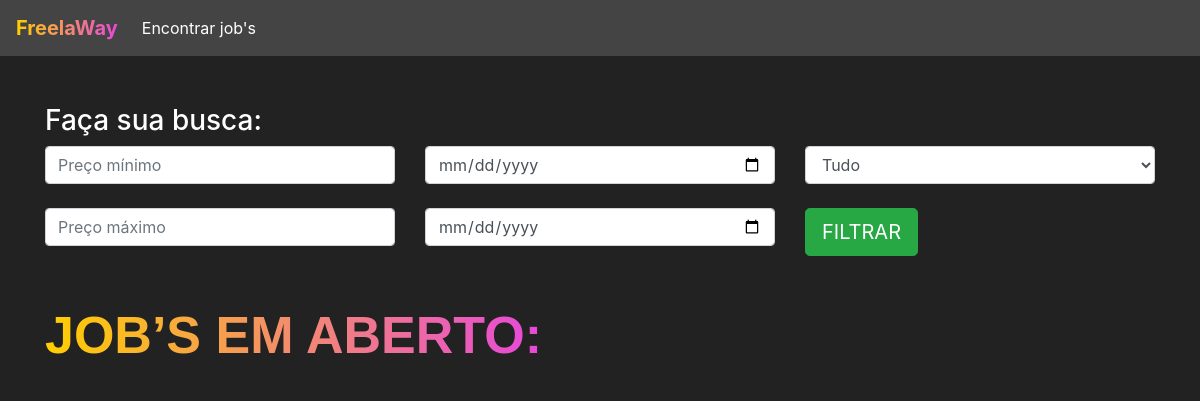
/jobs/encontrar_jobs/ (signed in), run on an earlier commit of the app's database.
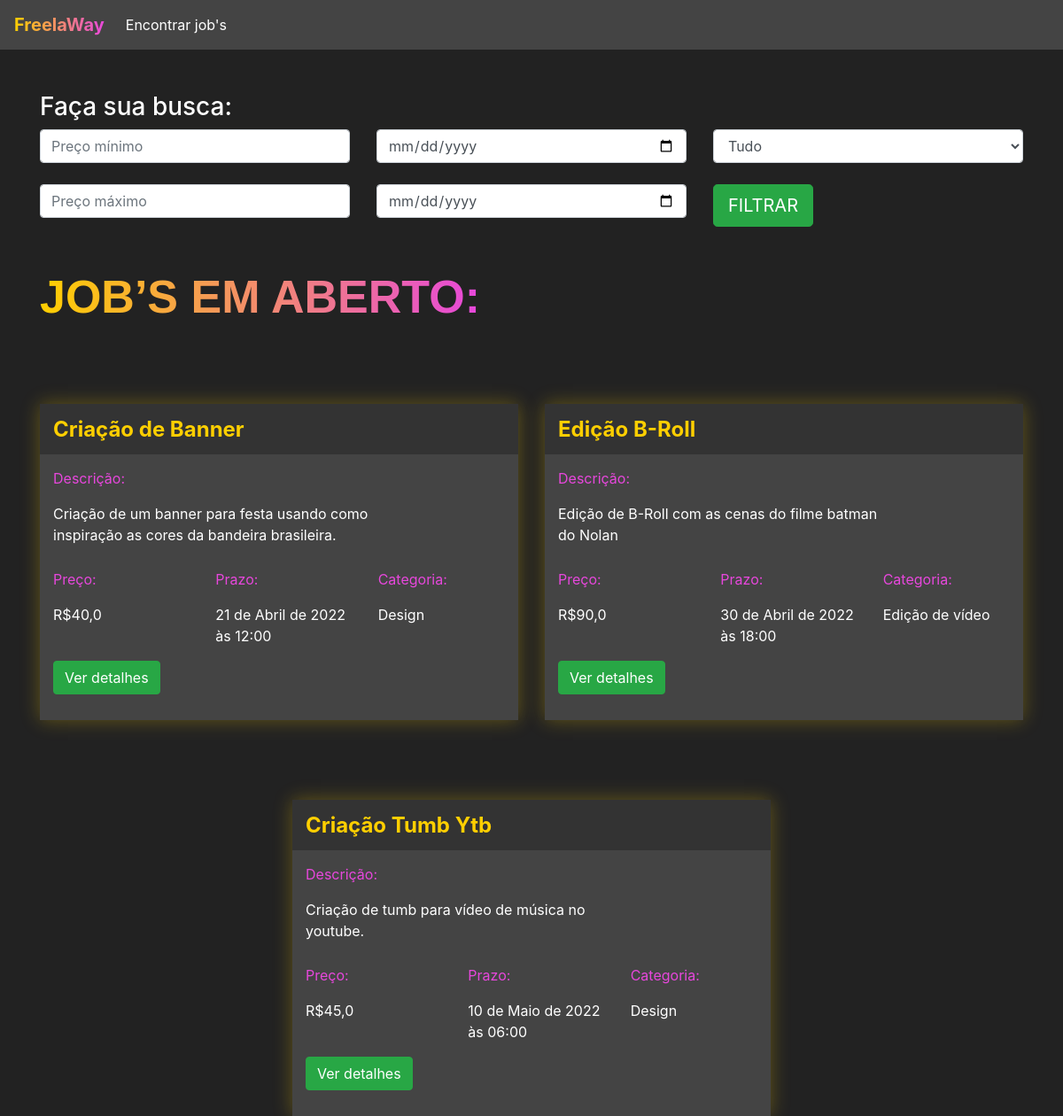
And on a later commit of the database.
### jobs/models.py (models this page shows, shortened)
class Jobs(models.Model):
    categoria_choices = (('D', 'Design'),
                         ('EV', 'Edição de Vídeo'))
    status_choices = (('C', 'Em criação'),
                      ('AA', 'Aguardando aprovação'),
                      ('F', 'Finalizado'))
    titulo = models.CharField(max_length=200)
    descricao = models.TextField()
    categoria = models.CharField(max_length=2, choices=categoria_choices, default="D")
    prazo_entrega = models.DateTimeField()
    preco = models.FloatField()
    referencias = models.ManyToManyField(Referencias)
    profissional = models.ForeignKey(User, on_delete=models.DO_NOTHING, null=True, blank=True)
    reservado = models.BooleanField(default=False)
    status = models.CharField(max_length=2, choices=status_choices, default='AA')

### jobs/views.py (the view)
# urls.py: path('encontrar_jobs/', views.encontrar_jobs, name="encontrar_jobs")
def encontrar_jobs(request):
    if request.method == "GET":
        preco_minimo = request.GET.get('preco_minimo')
        preco_maximo = request.GET.get('preco_maximo')
        prazo_minimo = request.GET.get('prazo_minimo')
        prazo_maximo = request.GET.get('prazo_maximo')
        categoria = request.GET.get('categoria')
        if preco_minimo or preco_maximo or prazo_minimo or prazo_maximo or categoria:
            if not preco_minimo:
                preco_minimo = 0
            if not preco_maximo:
                preco_maximo = 999999
            if not prazo_minimo:
                prazo_minimo = datetime(year=1900, month=1, day=1)
            if not prazo_maximo:
                prazo_maximo = datetime(year=3000, month=1, day=1)
            if categoria == 'D':
                categoria = ['D']
            elif categoria == 'EV':
                categoria = ['EV']
            jobs = Jobs.objects.filter(preco__gte=preco_minimo) \
                .filter(preco__lte=preco_maximo) \
                .filter(prazo_entrega__gte=prazo_minimo) \
                .filter(prazo_entrega__lte=prazo_maximo) \
                .filter(categoria__in=categoria)\
                .filter(reservado=False)
        else:
            jobs = Jobs.objects.filter(reservado=False)
        return render(request, 'encontrar_jobs.html', {'jobs': jobs})

### jobs/templates/encontrar_jobs.html (shortened to what this page needs)
{% extends 'base.html' %}
{% load static %}
{% block 'head' %}
<link rel="stylesheet" href="{% static 'jobs/css/encontrar_jobs.css' %}">
{% endblock %}
{% block 'body' %}
<div class="container">
    <br>
    <br>
    <h3>Faça sua busca:</h3>
    <div class="row">
        <div class="col-sm">
            <form action="{% url 'encontrar_jobs' %}" method="GET">
                <input type="text" class="form-control" placeholder="Preço mínimo" name="preco_minimo">
                <br>
                <input type="text" class="form-control" placeholder="Preço máximo" name="preco_maximo">
        </div>
        <div class="col-sm">
            <input type="date" class="form-control" name="prazo_minimo">
            <br>
            <input type="date" class="form-control" name="prazo_maximo">
        </div>
        <div class="col-sm">
            <select class="form-control" name="categoria">
                <option value="">Tudo</option>
            </select>
            <br>
            <input type="submit" class="btn btn-success btn-lg" value="FILTRAR">
        </div>
    </div>
    <br>
    <br>
    <h2 class="titulo">JOB’S EM ABERTO:</h2>
    <div class="row justify-content-around">
        {% for job in jobs %}
        <div class="col-6 row-card">
            <div class="card-job">
                <div class="header-job">
                    <h4 class="titulo-job">{{job.titulo}}</h4>
                </div>
                <div class="body-job">
                    <p class="titulo-body">Descrição:</p>
                    <div style="width: 70%">
                        <p>{{job.descricao}}</p>
                    </div>
                    <div class="row">
                        <div class="col-4">
                            <p class="titulo-body">Preço:</p>
                            <p>R${{job.preco}}</p>
                        </div>
                        <div class="col-4">
                            <p class="titulo-body">Prazo:</p>
                            <p>{{job.prazo_entrega}}</p>
                        </div>
                        <div class="col-4">
                            <p class="titulo-body">Categoria:</p>
                            <p>{% if job.categoria == 'D'%}
                                    Design
                                {% elif job.categoria == 'EV'%}
                                    Edição de vídeo
                                {% endif %}
                            </p>
                        </div>
                    </div>
                    <button class="btn btn-success">Ver detalhes</button>
                    <br>
                    <br>
                </div>
            </div>
        </div>
        {% endfor %}
    </div>
</div>
{% endblock %}

### templates/base.html (shortened to what this page needs)
<!doctype html>
<html lang="en">
  <head>
    {% block 'head' %}
    {% endblock %}
    <link rel="stylesheet" href="https://cdn.jsdelivr.net/npm/bootstrap@4.6.1/dist/css/bootstrap.min.css">
  </head>
  <body class="fundo">
  {% if user.is_authenticated %}
  <nav style="background-color: #444;" class="navbar navbar-expand-lg navbar-dark">
      <a class="navbar-brand" href="#"><span class="font-degrade-nav">FreelaWay</span></a>
      <div class="collapse navbar-collapse" id="navbarNav">
          <ul class="navbar-nav">
              <li class="nav-item active">
                  <a class="nav-link" href="#">Encontrar job's</a>
              </li>
          </ul>
      </div>
  </nav>
  {% endif %}
    {% block 'body' %}{% endblock %}
  </body>
</html>

### templates/static/jobs/css/encontrar_jobs.css (style rules this page uses)
.fundo { background-color: #222; color: white; }
.card-job { background-color: #444; box-shadow: 0 0px 20px 0 rgba( 255, 207, 0, 0.3 ); padding: 0; margin-top: 50px; }
.header-job { background-color: #333; width: 100% !important; padding: 5px; padding-left: 15px; }
.row-card { margin-top: 40px; }
.titulo-job { color: #FFCF00; font-weight: bold; margin-top: 10px; }
.body-job { padding: 5px; padding-left: 15px; }
.titulo-body { color: #E747DC; margin-top: 10px; }
.titulo { font-family: Arial, Helvetica, sans-serif; font-weight: bold; font-size: 52px; display: inline; background-image: linear-gradient(90deg, rgba(255,207,0,1) 0%, rgba(231,71,220,1) 100%); background-clip: text; -webkit-background-clip: text; color: transparent; padding-bottom: 10px; }

### templates/base.html (style rules this page uses)
.font-degrade-nav { background-image: linear-gradient(90deg, rgba(255,207,0,1) 0%, rgba(231,71,220,1) 100%); background-clip: text; -webkit-background-clip: text; color: transparent; padding-bottom: 10px; font-size: 20px; font-weight: bold; }

What changed in the data, as far as the page shows it:
added Jobs: titulo "Criação de Banner", descricao "Criação de um banner para festa usando como inspiração as cores da bandeira brasileira.", preco "40,0", prazo_entrega "21 de Abril de 2022 às 12:00", categoria "Design"
added Jobs: titulo "Edição B-Roll", descricao "Edição de B-Roll com as cenas do filme batman do Nolan", preco "90,0", prazo_entrega "30 de Abril de 2022 às 18:00", categoria "Edição de vídeo"
added Jobs: titulo "Criação Tumb Ytb", descricao "Criação de tumb para vídeo de música no youtube.", preco "45,0", prazo_entrega "10 de Maio de 2022 às 06:00", categoria "Design"
